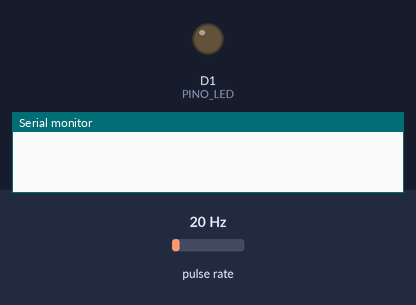
The sketch below on a simulated ESP8266 (NodeMCU). On the bench: output pins drawn as LEDs (lit = HIGH), the last lines printed to the serial monitor. Wiring (inferred from the names in the program): pulse sensor: data D2. Inputs (shaded band) come from the test bench; at power-on: pulse rate 20 Hz. WiFi joins after 1.5 s; servers stay silent unless stated; no MQTT or app messages arrive unless stated.

Above: at 0.1 s.
At 2.6 s:
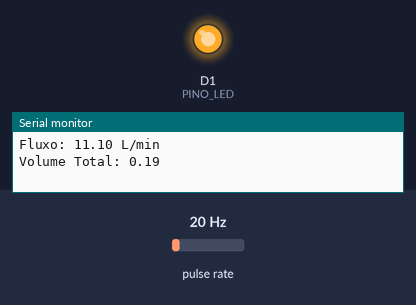
Timing chart, 0 to 4.1 s (numbered marks = the images above):
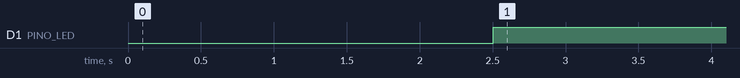

Measured:
- by itself, D1 (PINO_LED): LOW → HIGH at 2.5 s

The sketch:

monitoramento_agua.ino
```cpp
#include <ESP8266WiFi.h>
#include <PubSubClient.h>

// Credenciais Wi-Fi
const char* ssid = "SEU_SSID";
const char* password = "SUA_SENHA";

// Broker MQTT
const char* mqtt_server = "broker.hivemq.com";

WiFiClient espClient;
PubSubClient client(espClient);

// Sensor e atuador
const int PINO_SENSOR = D2;
const int PINO_LED = D1;
volatile unsigned long contador = 0;

const float FATOR_CALIBRACAO = 4.5;
unsigned long tempo_antes = 0;
float fluxo = 0;
float volume_total = 0;

void contador_pulso() {
  contador++;
}

void setup_wifi() {
  WiFi.begin(ssid, password);
  while (WiFi.status() != WL_CONNECTED) {
    delay(500);
  }
}

void reconnect() {
  while (!client.connected()) {
    client.connect("ESP8266Client");
  }
}

void setup() {
  Serial.begin(9600);
  pinMode(PINO_SENSOR, INPUT_PULLUP);
  pinMode(PINO_LED, OUTPUT);

  attachInterrupt(digitalPinToInterrupt(PINO_SENSOR), contador_pulso, FALLING);

  setup_wifi();
  client.setServer(mqtt_server, 1883);
  tempo_antes = millis();
}

void loop() {
  if (!client.connected()) {
    reconnect();
  }
  client.loop();

  if (millis() - tempo_antes > 1000) {
    detachInterrupt(digitalPinToInterrupt(PINO_SENSOR));

    fluxo = ((1000.0 / (millis() - tempo_antes)) * contador) / FATOR_CALIBRACAO;
    float volume = fluxo / 60.0;
    volume_total += volume;

    // Atuador: liga LED se fluxo > 1.0 L/min
    if (fluxo > 1.0) {
      digitalWrite(PINO_LED, HIGH);
    } else {
      digitalWrite(PINO_LED, LOW);
    }

    // Envio MQTT
    char fluxoMsg[32];
    dtostrf(fluxo, 6, 2, fluxoMsg);
    client.publish("agua/fluxo", fluxoMsg);

    char volumeMsg[32];
    dtostrf(volume_total, 6, 2, volumeMsg);
    client.publish("agua/volume", volumeMsg);

    Serial.print("Fluxo: "); Serial.print(fluxo); Serial.println(" L/min");
    Serial.print("Volume Total: "); Serial.println(volume_total);

    contador = 0;
    tempo_antes = millis();
    attachInterrupt(digitalPinToInterrupt(PINO_SENSOR), contador_pulso, FALLING);
  }
}
```
